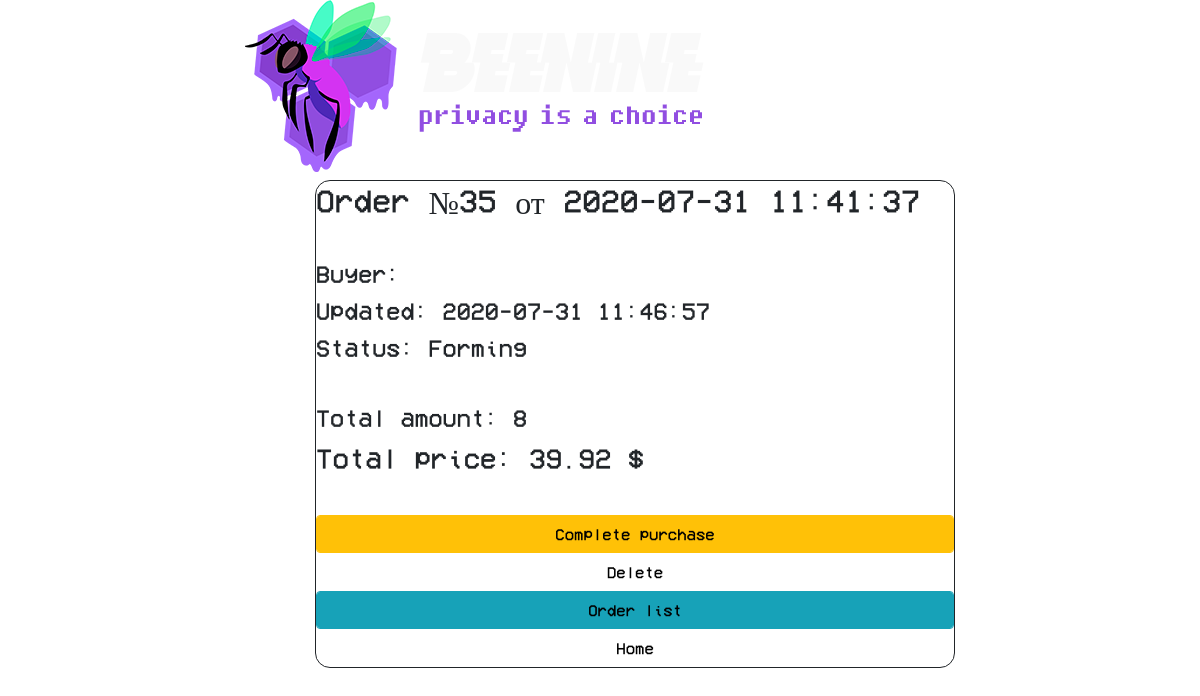
The app's page /orders/read/35/ with its own data.
### ordersapp/models.py (models this page shows, shortened)
class Order(models.Model):
    FORMING = 'FM'
    SENT_TO_PROCEED = 'STP'
    PROCEEDED = 'PRD'
    PAID = 'PD'
    READY = 'RDY'
    CANCEL = 'CNC'
    ORDER_STATUS_CHOICES = (
        (FORMING, 'Forming'),
        (SENT_TO_PROCEED, 'In progress'),
        (PAID, 'Paid'),
        (PROCEEDED, 'Processing'),
        (READY, 'Ready for pickup'),
        (CANCEL, 'Canceled'),
    )
    user = models.ForeignKey(settings.AUTH_USER_MODEL,
                             on_delete=models.CASCADE)
    created = models.DateTimeField(verbose_name='created', auto_now_add=True)
    updated = models.DateTimeField(verbose_name='updated', auto_now=True)
    status = models.CharField(verbose_name='status',
                              max_length=3,
                              choices=ORDER_STATUS_CHOICES,
                              default=FORMING)
    is_active = models.BooleanField(verbose_name='active', default=True)
    class Meta:
        ordering = ('-created',)
        verbose_name = 'order'
        verbose_name_plural = 'orders'
    def get_total_quantity(self):
        items = self.orderitem.select_related()
        return sum(list(map(lambda x: x.quantity, items)))
    def get_total_cost(self):
        items = self.orderitem.select_related()
        return sum(list(map(lambda x: x.quantity * x.product.price, items)))

class OrderItem(models.Model):
    order = models.ForeignKey(Order,
                              related_name="orderitem",
                              on_delete=models.CASCADE)
    product = models.ForeignKey(Product,
                                verbose_name='product',
                                on_delete=models.CASCADE)
    quantity = models.PositiveIntegerField(verbose_name='quantity',
                                           default=0)

### mainapp/models.py (models this page shows)
class Product(models.Model):
    category = models.ForeignKey(ProductCategory, verbose_name='product category', on_delete=models.CASCADE)
    name = models.CharField('product name', max_length=64)
    tags = models.CharField('product tags', max_length=128, blank=True)
    level = models.IntegerField('product level', blank=True)
    description = models.TextField('product description', blank=True)
    image = models.ImageField('product image', upload_to='img/prods', blank=True)
    price = models.DecimalField('product price', max_digits=8, decimal_places=2, null=True)
    discount = models.IntegerField('current discount', default=0)
    is_active = models.BooleanField(verbose_name='active', default=True)
    stock = models.IntegerField('stock', default=0)

### ordersapp/views.py (the view)
# urls.py: path('read/<int:pk>/', ordersapp.OrderRead.as_view(), name='order_read'),
class OrderRead(DetailView):
   model = Order
   def get_context_data(self, **kwargs):
       context = super(OrderRead, self).get_context_data(**kwargs)
       context['title'] = 'Order:View'
       return context

### basketapp/context_processors.py (called while the page is built)
def basket(request):
    if request.user.is_authenticated:
        basket = fetch_basket(request)
    else:
        basket = []
    b_count, b_sum = fetch_amount(basket), fetch_sum(basket)
    return {
        'basket': basket,
        'b_count': b_count,
        'b_sum': b_sum,
    }

### mainapp/views.py (called while the page is built)
def fetch_amount(basket):
    b_count = 0
    if basket:
        for item in basket:
            b_count += item.quantity
    return b_count

def fetch_sum(basket):
    b_sum = 0
    if basket:
        for item in basket:
            b_sum += item.product.price * item.quantity
    return b_sum

### ordersapp/templates/ordersapp/order_detail.html (shortened to what this page needs)
{% extends "ordersapp/base.html" %}
{% load static %}
{% load my_tags %}
{% block container %}
   {% include 'ordersapp/includes/inc__order_summary.html' %}
   {% include 'ordersapp/includes/inc__order_actions.html' %}
{% endblock %}

### ordersapp/templates/ordersapp/includes/inc__order_summary.html (shortened to what this page needs)
{% load static %}
{% if object %}
   <div class="h2">Order №{{ object.pk }} от {{ object.created|date:"Y-m-d H:i:s" }}</div>
   <div class="h4">Buyer: {{ user.last_name }} {{ user.first_name }} </div>
   <div class="h4">Updated: {{ object.updated|date:"Y-m-d H:i:s" }}</div>
   <div class="h4">Status: {{ object.get_status_display }}</div>
   <div class="h4">
       Total amount: <span class="order_total_quantity">{{ object.get_total_quantity }}</span>
   </div>
   <div class="h3">
       Total price: <span class="order_total_cost">{{ object.get_total_cost }}</span> $
   </div>
{% endif %}

### static/css/auth.css (style rules this page uses)
body { color: #FFFFFF; background-color: #100b0f; margin-top: 3vh; display: grid; justify-content: center; align-items: center; }

### records on screen
Order: pk "35", created "2020-07-31 11:41:37", updated "2020-07-31 11:46:57", status "Forming", get_total_quantity "8", get_total_cost "39.92"
